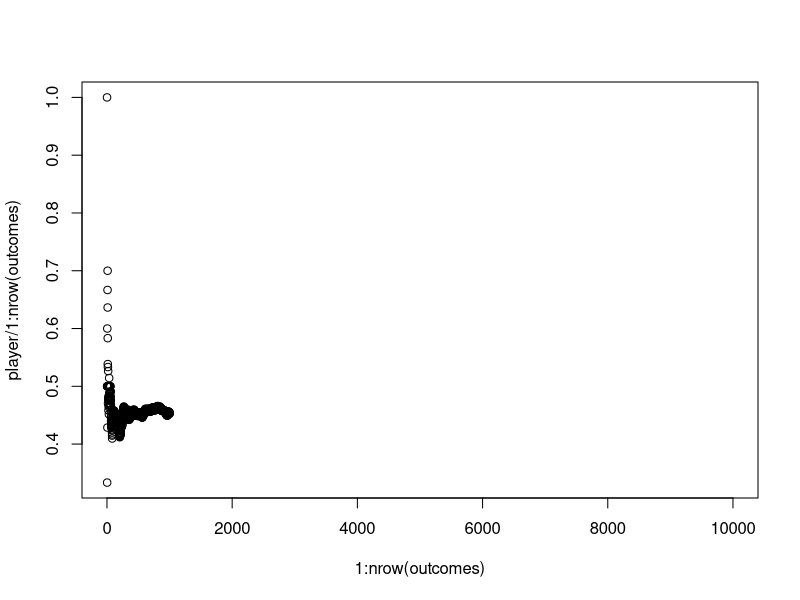

Write the R code that produced this figure.
# Blackjack Simulation
# Written by Andrew Cate


 # Writing Shuffle, Checksplit, dealerHit, and Think functions

shuffle <- function(shoe) {
  newdeck <- sample(shoe,length(shoe))
  return(newdeck)
}

checksplit <- function(hands,dhand) {
  for (i in 1:nrow(hands)) {
    hand <- c(hands[i,1],hands[i,2])
    if(think(hand,dhand) == "Split"){return(c(TRUE,i))}
    return("")
  }
}

# Does dealer hit?
dealerHit <- function(hand){
  if((sum(hand) < 17) | ((sum(hand) == 17) & (11 %in% hand))){
    return("Hit")
  }
  return("")
}


# Decision making time
think <- function(phand,dhand) {
  
  
  card <- dhand[1]
  hand <- sum(phand)
  
  
  
  
  # Strategy Based on https://wizardofodds.com/blackjack/images/bj_4d_h17.gif
  
  # If Player does not have ace and cannot split
  if(((11 %in% hand) == FALSE) &  (phand[1] != phand[2]) ){
  
  # If Player Should Hit
  if(
    (hand >= 4 & hand <= 8) |
    ((hand == 9) & (card == 2 | card >= 7)) |
    ((hand == 10) & (card >= 10)) |
    ((hand == 12) & ((card >= 2 & card < 4) | (card >= 7))) |
    (((hand == 13) | (hand == 14)) & (card >= 7)) |
    ((hand == 15) & (card >= 7)) |
    ((hand == 16) & (card >= 7))
  ){return("Hit")}
  
  # If Player Should Stay
  if(
    (hand >= 18) |
    (hand == 17) |
    (((hand == 16) | (hand == 15) | (hand == 14) | (hand == 13)) & (card <= 6)) |
    ((hand == 12) & ((card >= 4) & (card <= 6)))
  ){return("Stay")}
  
    # If Player Should Double Down
    if(length(phand) == 2){
      if(
        ((hand == 9) & ((card >= 3) & (card <= 6))) |
        ((hand == 10) & (card <= 9)) |
        (hand == 11)
      ){return("Double")}
    }
    
    # Player can't double down, should hit
    if(length(phand) != 2){
      if(
        ((hand == 9) & ((card >= 3) & (card <= 6))) |
        ((hand == 10) & (card <= 9)) |
        (hand == 11)
      ){return("Hit")}
    }
  } # End if player does not have an ace, cannot split
  
  
  
  
  
  
  
  # If player has double 5s or double 10s, strategy is the same as above...
  if( (phand[1] == 5 & phand[2] == 5) | (phand[1] == 10 & phand[2] == 10)){
    
    # If Player Should Hit
    if(
      (hand >= 4 & hand <= 8) |
      ((hand == 9) & (card == 2 | card >= 7)) |
      ((hand == 10) & (card >= 10)) |
      ((hand == 12) & ((card >= 2 & card < 4) & (card >= 7))) |
      (((hand == 13) | (hand == 14)) & (card >= 7)) |
      ((hand == 15) & (card >= 7)) |
      ((hand == 16) & (card >= 7))
    ){return("Hit")}
    
    # If Player Should Stay
    if(
      (hand >= 18) |
      (hand == 17) |
      (((hand == 16) | (hand == 15) | (hand == 14) | (hand == 13)) & (card <= 6)) |
      ((hand == 12) & ((card >= 4) & (card <= 6)))
    ){return("Stay")}
    
    # If Player Should Double Down
    if(length(phand) == 2){
      if(
      ((hand == 9) & ((card >= 3) & (card <= 6))) |
      ((hand == 10) & (card <= 9)) |
      (hand == 11)
      ){return("Double")}
    }
    
    # Player can't double down, should hit
    if(length(phand) != 2){
      if(
        ((hand == 9) & ((card >= 3) & (card <= 6))) |
        ((hand == 10) & (card <= 9)) |
        (hand == 11)
      ){return("Hit")}
    }
    
  } # End if 55 or 1010 
  
  
  
  
  
  
  
  # If Player has doubles
  if(phand[1] == phand[2]){
    
    # If Player Should Hit
    if(
      ((hand < 16) & (card > 7)) |
      ((hand == 8) & (card %in% c(2,3,4,7,8,9,10,11))) |
      ((hand == 12) & (card == 7))
    ){return("Hit")}
    
    # If Player Should Stay
    if(
      ((hand == 18) & (card %in% c(7,10,11)))
    ){return("Stay")}
    
    # If Player Should Split
      if(
        ((hand == 22)) |
        ((hand == 18) & (card %in% c(2,3,4,5,6,8,9))) |
        ((hand == 16)) |
        ((hand == 14) & (card < 8)) |
        ((hand == 12) & (card < 7)) |
        ((hand %in% c(6,4)) & (card < 8)) |
        ((hand == 8) & (card %in% c(5,6)))
      ){return("Split")}
    
    # Player can't double down, should hit
    if(length(phand) != 2){
      if(
        ((hand == 9) & ((card >= 3) & (card <= 6))) |
        ((hand == 10) & (card <= 9)) |
        (hand == 11)
      ){return("Hit")}
    }
    
  } # End if player has doubles
  
  
  
  
  
  
  
  ####################################################################################
  ### PLAYER IS SOFT #################################################################
  ####################################################################################
  
  
  # If Player should Hit
  if(
    ((hand < 15) & ((card %in% c(5,6)) == FALSE)) |
    ((hand %in% c(15,16)) & (card < 4 | card > 6)) |
    ((hand == 17) & ((card == 2) | (card > 6))) |
    ((hand == 18) & (card > 8))
  ){return("Hit")}
  
  # If Player Should Stay
  if((hand >= 20) |
     ((hand == 19) & (card != 6)) |
      ((hand == 18) & card %in% c(7,8))
     ){return("Stay")}
  
  # If Player Should Double Down
  if(
    ((hand %in% c(13,14)) & (card %in% c(5,6))) |
    ((hand %in% c(15,16)) & (card %in% c(4,5,6))) |
    ((hand == 17) & (card %in% c(3,4,5,6))) |
    ((hand == 18) & (card %in% c(2,3,4,5,6))) |
    ((hand == 19) & (card == 6))
  ){return("Double")}

  return("")
} # end think()


# Begin Playing Blackjack



numdecks <- 8
shoe <- c(rep(2,4*numdecks),rep(3,4*numdecks),rep(4,4*numdecks),rep(5,4*numdecks),rep(6,4*numdecks),rep(7,4*numdecks),rep(8,4*numdecks),rep(9,4*numdecks),rep(10,16*numdecks),rep(11,4*numdecks))
playdeck <- shuffle(shoe)
shufflethresh <- 50

# Matrix to hold multiple split hands
SPLIT <- matrix(0, nrow = 2, ncol = 11)

player <- 0
dealer <- 0
hands <- 1000

# Creating Outcomes data frame to Collect Data

outcomes <- matrix(0, nrow = hands, ncol = 16)
outcomes <- data.frame(outcomes)

names(outcomes)[1] <- "DealerBlackjack"
names(outcomes)[2] <- "PlayerBlackjack"
names(outcomes)[3] <- "PlayerSplit"
names(outcomes)[4] <- "DoubleDown"
names(outcomes)[5] <- "PlayerBust"
names(outcomes)[6] <- "DealerBust"
names(outcomes)[7] <- "PlayerWin"
names(outcomes)[8] <- "DealerWin"
names(outcomes)[9] <- "PlayerCard1"
names(outcomes)[10] <- "PlayerCard2"
names(outcomes)[11] <- "DealerShowCard"
names(outcomes)[12] <- "DealerHiddenCard"
names(outcomes)[13] <- "Shuffle"
names(outcomes)[14] <- "NumPlayerHits"
names(outcomes)[15] <- "NumDealerHits"
names(outcomes)[16] <- "Push"

player <- 0
dealer <- 0
outcomes[1:hands,1:ncol(outcomes)] <- 0
hands <- 10000
playdeck <- shuffle(shoe)

# Begin Simulation ---------------------------------------------------------------------------------------------

for (j in 1:hands) {
   
  # Shuffle when there are fewer than shufflethresh cards left in the deck
  if(length(playdeck) < shufflethresh){playdeck <- shuffle(shoe) ; outcomes[j,13] <- 1}
  
  # Dealing the Player and Dealer two cards
  dealerHand <- playdeck[1:2]
  playerHand <- playdeck[3:4]
  
  # Adding dealt cards to data collection
  outcomes[j,9] <- playdeck[3]
  outcomes[j,10] <- playdeck[4]
  outcomes[j,11] <- playdeck[1]
  outcomes[j,12] <- playdeck[2]
  
  # Removing Dealt Cards
  playdeck <- playdeck[-c(1:4)]
  
  # Read Player Hand
  sum(playerHand)
  
  # Read Dealer Hand
  sum(dealerHand)
  
  # Dealer Black Jack Wins
  if(sum(dealerHand) == 21 & sum(playerHand) != 21){
    dealer <- dealer + 1
    outcomes[j,1] <- 1
    outcomes[j,8] <- outcomes[j,8] + 1
    next
  }
  
  # Player Black Jack Wins
  if(sum(playerHand) == 21 & sum(dealerHand) != 21){
    player <- player + 1
    outcomes[j,2] <- 1
    outcomes[j,7] <- outcomes[j,7] + 1
    next
  }
  
  
  
  # If they Hit
  while(think(playerHand,dealerHand) == "Hit"){
    outcomes[j,14] <- outcomes[j,14] + 1
    playerHand <- c(playerHand, playdeck[1])
    playdeck <- playdeck[-1]
    
    # Did they bust and have an Ace?
    if((sum(playerHand) > 21) & (11 %in% playerHand)){
      playerHand[which(playerHand == 11)[1]] <- 1
    }
  }
  
  # If they split
  
  if(length(playerHand) == 2){
    if(think(playerHand,dealerHand) == "Split"){
      
      # Adding this outcome
      outcomes[j,3] <- 1
      
      # Declaring a matrix to hold 11 possible split hands
      SPLIT <- matrix(0, nrow = 2, ncol = 11)
      
      # Dealing cards to split hands
      outcomes[j,14] <- outcomes[j,14] + 2
      SPLIT[1,1] <- playerHand[1]
      SPLIT[2,1] <- playerHand[2]
      SPLIT[1,2] <- playdeck[1]
      SPLIT[2,2] <- playdeck[2]
      playdeck <- playdeck[c(-1,-2)]
      
      # Splitting until it is no longer recommended
      while (checksplit(SPLIT,dealerHand)[1] == 1) {
        splitrow <- checksplit(SPLIT,dealerHand)[2]
        SPLIT <- rbind(SPLIT,c(SPLIT[splitrow,1],playdeck[1],rep(0,9)))
        SPLIT[splitrow,2] <- playdeck[2]
        playdeck <- playdeck[c(-1,-2)]
        outcomes[j,3] <- outcomes[j,3] + 1
        outcomes[j,14] <- outcomes[j,14] + 2
      }
      
      # Iterating through the number of split hands to deal new cards
      for (i in 1:nrow(SPLIT)) {
        count <- 3
        while((think(SPLIT[i,],dealerHand)) == "Hit"){
          outcomes[j,14] <- outcomes[j,14] + 1
          SPLIT[i,count] <- playdeck[1]
          playdeck <- playdeck[-1]
          count <- count + 1
          
          # Did they bust and have an Ace?
          if((sum(SPLIT[i,]) > 21) & (11 %in% SPLIT[i,])){
            SPLIT[i,which(SPLIT[1,] == 11)[1]] <- 1
          }
        }
        if((think(SPLIT[i,],dealerHand)) == "Double"){
          SPLIT[i,count] <- playdeck[1]
          playdeck <- playdeck[-1]
          outcomes[j,4] <- outcomes[j,4] + 1
          outcomes[j,14] <- outcomes[j,14] + 1
        }
      }
    }
  }
  
  # If they double down
  if(think(playerHand,dealerHand) == "Double"){
    playerHand <- c(playerHand, playdeck[1])
    playdeck <- playdeck[-1]
    outcomes[j,4] <- 1
    outcomes[j,14] <- outcomes[j,14] + 1
  }
  
  
  
  # Did they bust?
  if(sum(playerHand) > 21 & (11 %in% playerHand == FALSE)){
    dealer <- dealer + 1
    outcomes[j,5] <- 1
    outcomes[j,8] <- outcomes[j,8] + 1
    next
  }
  
  # Split hands
  
  if(SPLIT[1,1] != 0){
    
    bust <- 0
    # Did they split and bust?
    for (i in 1:nrow(SPLIT)) {
      if(sum(SPLIT[i,]) > 21){
        dealer <- dealer + 1
        outcomes[j,5] <- outcomes[j,5] + 1
        outcomes[j,8] <- outcomes[j,8] + 1
        bust <- bust + 1
      }
    }
    
    # Did a split player bust on all hands?
    if(bust == nrow(SPLIT)){next}
  }
  
  while (dealerHit(dealerHand) == "Hit") {
    outcomes[j,15] <- outcomes[j,15] + 1
    dealerHand <- c(dealerHand,playdeck[1])
    playdeck <- playdeck[-1]
    
    # Did dealer bust and have an Ace?
    if((sum(dealerHand) > 21) & (11 %in% dealerHand)){
      dealerHand[which(dealerHand == 11)[1]] <- 1
    }
  }
  
  # Did Dealer bust?
  if((sum(dealerHand) > 21) & (SPLIT[1,1] == 0)){
    player <- player + 1
    outcomes[j,7] <- 1
    outcomes[j,6] <- 1
  }
  
  if(SPLIT[1,1] != 0){
    for (i in 1:nrow(SPLIT)) {
      
      # Dealer busts
      if((sum(dealerHand) > 21) & (sum(SPLIT[i,]) < 22)){player <- player + 1 ; outcomes[j,7] <- outcomes[j,7] + 1 ; outcomes[j,6] <- outcomes[j,6]}
      
      # No one busts, dealer wins!
      if((sum(SPLIT[i,]) < sum(dealerHand)) & ((sum(dealerHand) < 22) & (sum(SPLIT[i,]) < 22))){dealer <- dealer + 1 ; outcomes[j,8] <- outcomes[j,8] + 1}
      
      # No one busts, player wins!
      if((sum(dealerHand) < sum(SPLIT[i,])) & ((sum(dealerHand) < 22) & (sum(SPLIT[i,]) < 22))){player <- player + 1 ; outcomes[j,7] <- outcomes[j,7] + 1}
    
      # Did they push?
      if(sum(dealerHand) == sum(SPLIT[i,])){outcomes[j,16] <- outcomes[j,16] + 1}
      }
    # reset SPLIT
    SPLIT <- matrix(0, nrow = 2, ncol = 11)
    next
  }
  
  
  # No one busts, dealer wins!
  if((sum(playerHand) < sum(dealerHand)) & ((sum(dealerHand) < 22) & (sum(playerHand) < 22))){dealer <- dealer + 1 ; outcomes[j,8] <- 1}
  
  # No one busts, player wins!
  if((sum(dealerHand) < sum(playerHand)) & ((sum(dealerHand) < 22) & (sum(playerHand) < 22))){player <- player + 1 ; outcomes[j,7] <- 1}
  
  # Did they push?
  if(sum(dealerHand) == sum(playerHand)){outcomes[j,16] <- 1}

  
} # End Blackjack Simulation------------------------------------------------------------------------------------

# (outcomes[which((outcomes$PlayerSplit == 1) & (outcomes$DealerWin + outcomes$PlayerWin + outcomes$Push != 2)),])


# Creating TimeSeries Summations of DealerWins and PlayerWins
dealer <- c()
player <- c()

for (i in 1:nrow(outcomes)) {
  dealer[i] <- sum(outcomes[1:i,8])
  player[i] <- sum(outcomes[1:i,7])
}
max(dealer)
max(player)
head(outcomes)
plot(1:nrow(outcomes),player/1:nrow(outcomes))
mean(player/dealer)

sum(outcomes$PlayerWin)
sum(outcomes$DealerWin)
sum(outcomes$Push)
which(is.na(dealer))
outcomes
think(c(8,8),c(9,2))
player[1:100]
dealer[1:100]

summary(outcomes)
